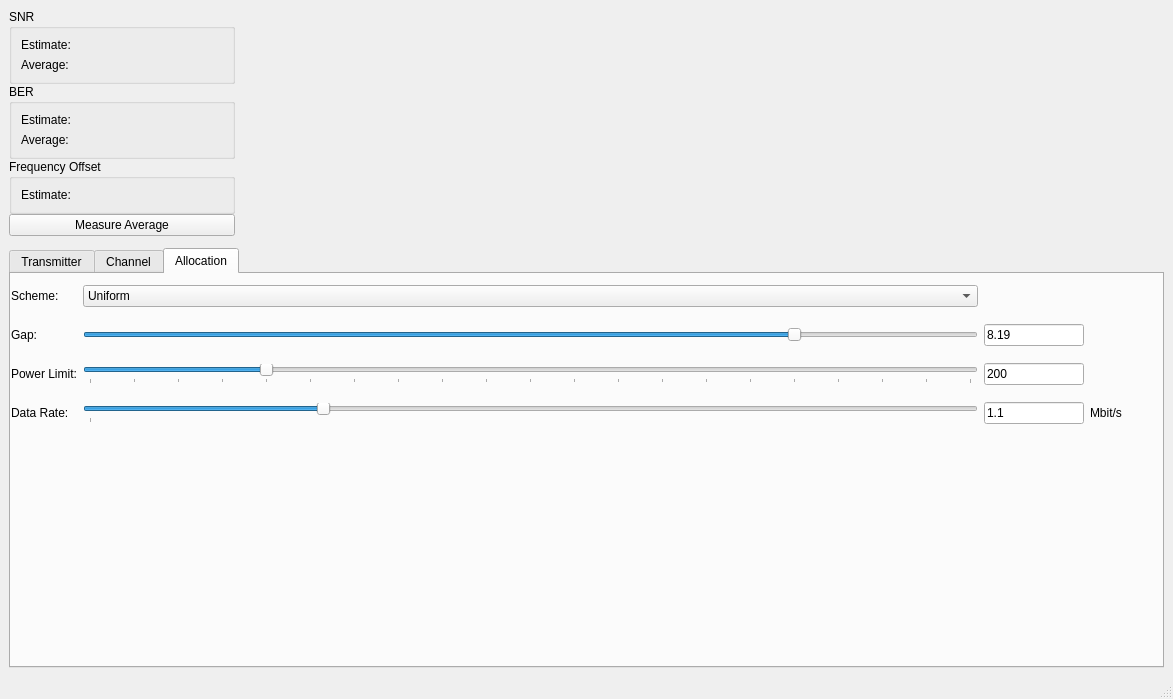
<?xml version="1.0" encoding="UTF-8"?>
<ui version="4.0">
 <class>MainWindow</class>
 <widget class="QMainWindow" name="MainWindow">
  <property name="geometry">
   <rect>
    <x>0</x>
    <y>0</y>
    <width>1173</width>
    <height>699</height>
   </rect>
  </property>
  <property name="windowTitle">
   <string>MainWindow</string>
  </property>
  <widget class="QWidget" name="centralwidget">
   <layout class="QGridLayout" name="gridLayout_4">
    <item row="0" column="0">
     <layout class="QHBoxLayout" name="horizontalLayout">
      <item>
       <layout class="QVBoxLayout" name="verticalLayout">
        <property name="spacing">
         <number>0</number>
        </property>
        <item>
         <widget class="QGroupBox" name="groupBox_2">
          <property name="title">
           <string>SNR</string>
          </property>
          <layout class="QFormLayout" name="formLayout">
           <property name="horizontalSpacing">
            <number>6</number>
           </property>
           <item row="0" column="0">
            <widget class="QLabel" name="label_3">
             <property name="text">
              <string>Estimate:</string>
             </property>
            </widget>
           </item>
           <item row="0" column="1">
            <widget class="QLabel" name="labelSNREstimate">
             <property name="minimumSize">
              <size>
               <width>75</width>
               <height>0</height>
              </size>
             </property>
             <property name="text">
              <string/>
             </property>
            </widget>
           </item>
           <item row="1" column="0">
            <widget class="QLabel" name="label_7">
             <property name="text">
              <string>Average:</string>
             </property>
            </widget>
           </item>
           <item row="1" column="1">
            <widget class="QLabel" name="labelSNRAverage">
             <property name="minimumSize">
              <size>
               <width>75</width>
               <height>0</height>
              </size>
             </property>
             <property name="text">
              <string/>
             </property>
            </widget>
           </item>
          </layout>
         </widget>
        </item>
        <item>
         <widget class="QGroupBox" name="groupBox">
          <property name="title">
           <string>BER</string>
          </property>
          <layout class="QFormLayout" name="formLayout_2">
           <property name="fieldGrowthPolicy">
            <enum>QFormLayout::AllNonFixedFieldsGrow</enum>
           </property>
           <item row="0" column="0">
            <widget class="QLabel" name="label">
             <property name="text">
              <string>Estimate:</string>
             </property>
            </widget>
           </item>
           <item row="0" column="1">
            <widget class="QLabel" name="labelBEREstimate">
             <property name="minimumSize">
              <size>
               <width>75</width>
               <height>0</height>
              </size>
             </property>
             <property name="text">
              <string/>
             </property>
            </widget>
           </item>
           <item row="2" column="1">
            <widget class="QLabel" name="labelBERAverage">
             <property name="minimumSize">
              <size>
               <width>75</width>
               <height>0</height>
              </size>
             </property>
             <property name="text">
              <string/>
             </property>
            </widget>
           </item>
           <item row="2" column="0">
            <widget class="QLabel" name="label_2">
             <property name="text">
              <string>Average:</string>
             </property>
            </widget>
           </item>
          </layout>
         </widget>
        </item>
        <item>
         <widget class="QGroupBox" name="groupBox_3">
          <property name="title">
           <string>Frequency Offset</string>
          </property>
          <layout class="QFormLayout" name="formLayout_3">
           <item row="0" column="0">
            <widget class="QLabel" name="label_12">
             <property name="text">
              <string>Estimate:</string>
             </property>
            </widget>
           </item>
           <item row="0" column="1">
            <widget class="QLabel" name="labelFreqoffsetEstimate">
             <property name="minimumSize">
              <size>
               <width>75</width>
               <height>0</height>
              </size>
             </property>
             <property name="text">
              <string/>
             </property>
            </widget>
           </item>
          </layout>
         </widget>
        </item>
        <item>
         <widget class="QPushButton" name="pushButtonMeasure">
          <property name="toolTip">
           <string>Average over plotted values</string>
          </property>
          <property name="text">
           <string>Measure Average</string>
          </property>
         </widget>
        </item>
       </layout>
      </item>
      <item>
       <widget class="QwtPlot" name="qwtPlotSNR"/>
      </item>
      <item>
       <widget class="QwtPlot" name="qwtPlotBER"/>
      </item>
      <item>
       <widget class="QwtPlot" name="qwtPlotFreqoffset"/>
      </item>
      <item>
       <widget class="QwtPlot" name="qwtPlotRate"/>
      </item>
     </layout>
    </item>
    <item row="1" column="0">
     <layout class="QHBoxLayout" name="horizontalLayout_2" stretch="5,3">
      <item>
       <widget class="QwtPlot" name="qwtPlotCSI">
        <property name="toolTip">
         <string>select subcarrier</string>
        </property>
       </widget>
      </item>
      <item>
       <widget class="QwtPlot" name="qwtPlotScatter">
        <property name="enabled">
         <bool>true</bool>
        </property>
       </widget>
      </item>
     </layout>
    </item>
    <item row="2" column="0">
     <widget class="QTabWidget" name="tabWidget">
      <property name="currentIndex">
       <number>2</number>
      </property>
      <widget class="QWidget" name="tabTransmitter">
       <attribute name="title">
        <string>Transmitter</string>
       </attribute>
       <layout class="QVBoxLayout" name="verticalLayout_3">
        <item>
         <layout class="QGridLayout" name="gridLayout">
          <item row="0" column="0">
           <widget class="QLabel" name="label_9">
            <property name="text">
             <string>Tx Amplitude:</string>
            </property>
           </widget>
          </item>
          <item row="0" column="1">
           <widget class="QSlider" name="horizontalSliderAmplitude">
            <property name="maximum">
             <number>10000</number>
            </property>
            <property name="singleStep">
             <number>10</number>
            </property>
            <property name="pageStep">
             <number>10</number>
            </property>
            <property name="value">
             <number>2000</number>
            </property>
            <property name="sliderPosition">
             <number>2000</number>
            </property>
            <property name="orientation">
             <enum>Qt::Horizontal</enum>
            </property>
            <property name="tickPosition">
             <enum>QSlider::TicksBelow</enum>
            </property>
            <property name="tickInterval">
             <number>1000</number>
            </property>
           </widget>
          </item>
          <item row="0" column="2">
           <widget class="QLineEdit" name="lineEditAmplitude">
            <property name="maximumSize">
             <size>
              <width>100</width>
              <height>16777215</height>
             </size>
            </property>
            <property name="text">
             <string>0.2000</string>
            </property>
           </widget>
          </item>
          <item row="1" column="0">
           <widget class="QLabel" name="label_10">
            <property name="text">
             <string>Frequency Offset:</string>
            </property>
           </widget>
          </item>
          <item row="1" column="1">
           <widget class="QSlider" name="horizontalSliderOffset">
            <property name="minimum">
             <number>-100</number>
            </property>
            <property name="maximum">
             <number>100</number>
            </property>
            <property name="pageStep">
             <number>1</number>
            </property>
            <property name="orientation">
             <enum>Qt::Horizontal</enum>
            </property>
            <property name="tickPosition">
             <enum>QSlider::TicksBelow</enum>
            </property>
            <property name="tickInterval">
             <number>50</number>
            </property>
           </widget>
          </item>
          <item row="1" column="2">
           <widget class="QLineEdit" name="lineEditOffset">
            <property name="maximumSize">
             <size>
              <width>100</width>
              <height>16777215</height>
             </size>
            </property>
            <property name="text">
             <string>0</string>
            </property>
           </widget>
          </item>
          <item row="2" column="0">
           <widget class="QLabel" name="label_11">
            <property name="text">
             <string>Modulation:</string>
            </property>
           </widget>
          </item>
          <item row="2" column="1">
           <widget class="QComboBox" name="comboBoxModulation">
            <item>
             <property name="text">
              <string>BPSK</string>
             </property>
            </item>
            <item>
             <property name="text">
              <string>QPSK</string>
             </property>
            </item>
            <item>
             <property name="text">
              <string>8-PSK</string>
             </property>
            </item>
            <item>
             <property name="text">
              <string>16-QAM</string>
             </property>
            </item>
            <item>
             <property name="text">
              <string>32-QAM</string>
             </property>
            </item>
            <item>
             <property name="text">
              <string>64-QAM</string>
             </property>
            </item>
            <item>
             <property name="text">
              <string>128-QAM</string>
             </property>
            </item>
            <item>
             <property name="text">
              <string>256-QAM</string>
             </property>
            </item>
           </widget>
          </item>
          <item row="2" column="2">
           <widget class="QPushButton" name="pushButtonUpdate">
            <property name="maximumSize">
             <size>
              <width>100</width>
              <height>16777215</height>
             </size>
            </property>
            <property name="text">
             <string>Update</string>
            </property>
           </widget>
          </item>
         </layout>
        </item>
       </layout>
      </widget>
      <widget class="QWidget" name="tabChannel">
       <attribute name="title">
        <string>Channel</string>
       </attribute>
       <layout class="QGridLayout" name="gridLayout_2">
        <item row="0" column="0">
         <widget class="QLabel" name="label_4">
          <property name="text">
           <string>Channel Model:</string>
          </property>
         </widget>
        </item>
        <item row="1" column="1">
         <spacer name="verticalSpacer">
          <property name="orientation">
           <enum>Qt::Vertical</enum>
          </property>
          <property name="sizeHint" stdset="0">
           <size>
            <width>20</width>
            <height>40</height>
           </size>
          </property>
         </spacer>
        </item>
        <item row="0" column="1">
         <widget class="QComboBox" name="comboBoxChannelModel">
          <item>
           <property name="text">
            <string>ITU Vehicular A</string>
           </property>
          </item>
          <item>
           <property name="text">
            <string>ITU Vehicular B</string>
           </property>
          </item>
          <item>
           <property name="text">
            <string>ITU Pedestrian A</string>
           </property>
          </item>
          <item>
           <property name="text">
            <string>ITU Pedestrian B</string>
           </property>
          </item>
          <item>
           <property name="text">
            <string>COST207 RA</string>
           </property>
          </item>
          <item>
           <property name="text">
            <string>COST207 RA6</string>
           </property>
          </item>
          <item>
           <property name="text">
            <string>COST207 TU</string>
           </property>
          </item>
          <item>
           <property name="text">
            <string>COST207 TU6alt</string>
           </property>
          </item>
          <item>
           <property name="text">
            <string>COST207 TU12</string>
           </property>
          </item>
          <item>
           <property name="text">
            <string>COST207 TU12alt</string>
           </property>
          </item>
          <item>
           <property name="text">
            <string>COST207 BU</string>
           </property>
          </item>
          <item>
           <property name="text">
            <string>COST207 BU6alt</string>
           </property>
          </item>
          <item>
           <property name="text">
            <string>COST207 BU12</string>
           </property>
          </item>
          <item>
           <property name="text">
            <string>COST207 BU12alt</string>
           </property>
          </item>
          <item>
           <property name="text">
            <string>COST207 HT</string>
           </property>
          </item>
          <item>
           <property name="text">
            <string>COST207 HT6alt</string>
           </property>
          </item>
          <item>
           <property name="text">
            <string>COST207 HT12</string>
           </property>
          </item>
          <item>
           <property name="text">
            <string>COST207 HT12alt</string>
           </property>
          </item>
          <item>
           <property name="text">
            <string>COST259 TUx</string>
           </property>
          </item>
          <item>
           <property name="text">
            <string>COST259 RAx</string>
           </property>
          </item>
          <item>
           <property name="text">
            <string>COST259 HTx</string>
           </property>
          </item>
         </widget>
        </item>
        <item row="0" column="2">
         <spacer name="horizontalSpacer">
          <property name="orientation">
           <enum>Qt::Horizontal</enum>
          </property>
          <property name="sizeHint" stdset="0">
           <size>
            <width>40</width>
            <height>20</height>
           </size>
          </property>
         </spacer>
        </item>
       </layout>
      </widget>
      <widget class="QWidget" name="tabAllocation">
       <attribute name="title">
        <string>Allocation</string>
       </attribute>
       <widget class="QWidget" name="widget" native="true">
        <property name="geometry">
         <rect>
          <x>0</x>
          <y>0</y>
          <width>1111</width>
          <height>161</height>
         </rect>
        </property>
        <layout class="QGridLayout" name="gridLayout_3">
         <item row="2" column="2">
          <widget class="QLineEdit" name="lineEditPowerLimit">
           <property name="maximumSize">
            <size>
             <width>100</width>
             <height>16777215</height>
            </size>
           </property>
           <property name="text">
            <string>200</string>
           </property>
          </widget>
         </item>
         <item row="0" column="1">
          <widget class="QComboBox" name="comboBoxScheme">
           <item>
            <property name="text">
             <string>Uniform</string>
            </property>
           </item>
           <item>
            <property name="text">
             <string>Rate Adaptive</string>
            </property>
           </item>
           <item>
            <property name="text">
             <string>Margin Adaptive</string>
            </property>
           </item>
          </widget>
         </item>
         <item row="3" column="1">
          <widget class="QSlider" name="horizontalSliderDataRate">
           <property name="maximum">
            <number>450</number>
           </property>
           <property name="singleStep">
            <number>5</number>
           </property>
           <property name="pageStep">
            <number>5</number>
           </property>
           <property name="value">
            <number>119</number>
           </property>
           <property name="sliderPosition">
            <number>119</number>
           </property>
           <property name="orientation">
            <enum>Qt::Horizontal</enum>
           </property>
           <property name="tickPosition">
            <enum>QSlider::TicksBelow</enum>
           </property>
           <property name="tickInterval">
            <number>1000</number>
           </property>
          </widget>
         </item>
         <item row="2" column="0">
          <widget class="QLabel" name="label_5">
           <property name="text">
            <string>Power Limit:</string>
           </property>
          </widget>
         </item>
         <item row="3" column="2">
          <widget class="QLineEdit" name="lineEditDataRate">
           <property name="maximumSize">
            <size>
             <width>100</width>
             <height>16777215</height>
            </size>
           </property>
           <property name="text">
            <string>1.1</string>
           </property>
          </widget>
         </item>
         <item row="3" column="0">
          <widget class="QLabel" name="label_15">
           <property name="text">
            <string>Data Rate:</string>
           </property>
          </widget>
         </item>
         <item row="0" column="0">
          <widget class="QLabel" name="label_13">
           <property name="text">
            <string>Scheme:</string>
           </property>
          </widget>
         </item>
         <item row="2" column="1">
          <widget class="QSlider" name="horizontalSliderPowerLimit">
           <property name="minimum">
            <number>0</number>
           </property>
           <property name="maximum">
            <number>1000</number>
           </property>
           <property name="pageStep">
            <number>1</number>
           </property>
           <property name="value">
            <number>200</number>
           </property>
           <property name="orientation">
            <enum>Qt::Horizontal</enum>
           </property>
           <property name="tickPosition">
            <enum>QSlider::TicksBelow</enum>
           </property>
           <property name="tickInterval">
            <number>50</number>
           </property>
          </widget>
         </item>
         <item row="1" column="0">
          <widget class="QLabel" name="label_6">
           <property name="text">
            <string>Gap:</string>
           </property>
          </widget>
         </item>
         <item row="1" column="1">
          <widget class="QSlider" name="horizontalSliderGap">
           <property name="minimum">
            <number>10000</number>
           </property>
           <property name="maximum">
            <number>200000</number>
           </property>
           <property name="value">
            <number>81954</number>
           </property>
           <property name="orientation">
            <enum>Qt::Horizontal</enum>
           </property>
          </widget>
         </item>
         <item row="1" column="3">
          <widget class="QLabel" name="label_8">
           <property name="text">
            <string/>
           </property>
          </widget>
         </item>
         <item row="3" column="3">
          <widget class="QLabel" name="label_14">
           <property name="text">
            <string>Mbit/s</string>
           </property>
          </widget>
         </item>
         <item row="1" column="2">
          <widget class="QLineEdit" name="lineEditGap">
           <property name="maximumSize">
            <size>
             <width>100</width>
             <height>16777215</height>
            </size>
           </property>
           <property name="text">
            <string>8.19</string>
           </property>
           <property name="placeholderText">
            <string/>
           </property>
          </widget>
         </item>
        </layout>
       </widget>
      </widget>
     </widget>
    </item>
   </layout>
   <zorder></zorder>
   <zorder>tabWidget</zorder>
  </widget>
  <widget class="QMenuBar" name="menubar">
   <property name="geometry">
    <rect>
     <x>0</x>
     <y>0</y>
     <width>1173</width>
     <height>25</height>
    </rect>
   </property>
  </widget>
  <widget class="QStatusBar" name="statusbar"/>
  <action name="actionQuit">
   <property name="text">
    <string>Quit</string>
   </property>
  </action>
 </widget>
 <customwidgets>
  <customwidget>
   <class>QwtPlot</class>
   <extends>QFrame</extends>
   <header>PyQt4.Qwt5.Qwt</header>
  </customwidget>
 </customwidgets>
 <resources/>
 <connections/>
</ui>
